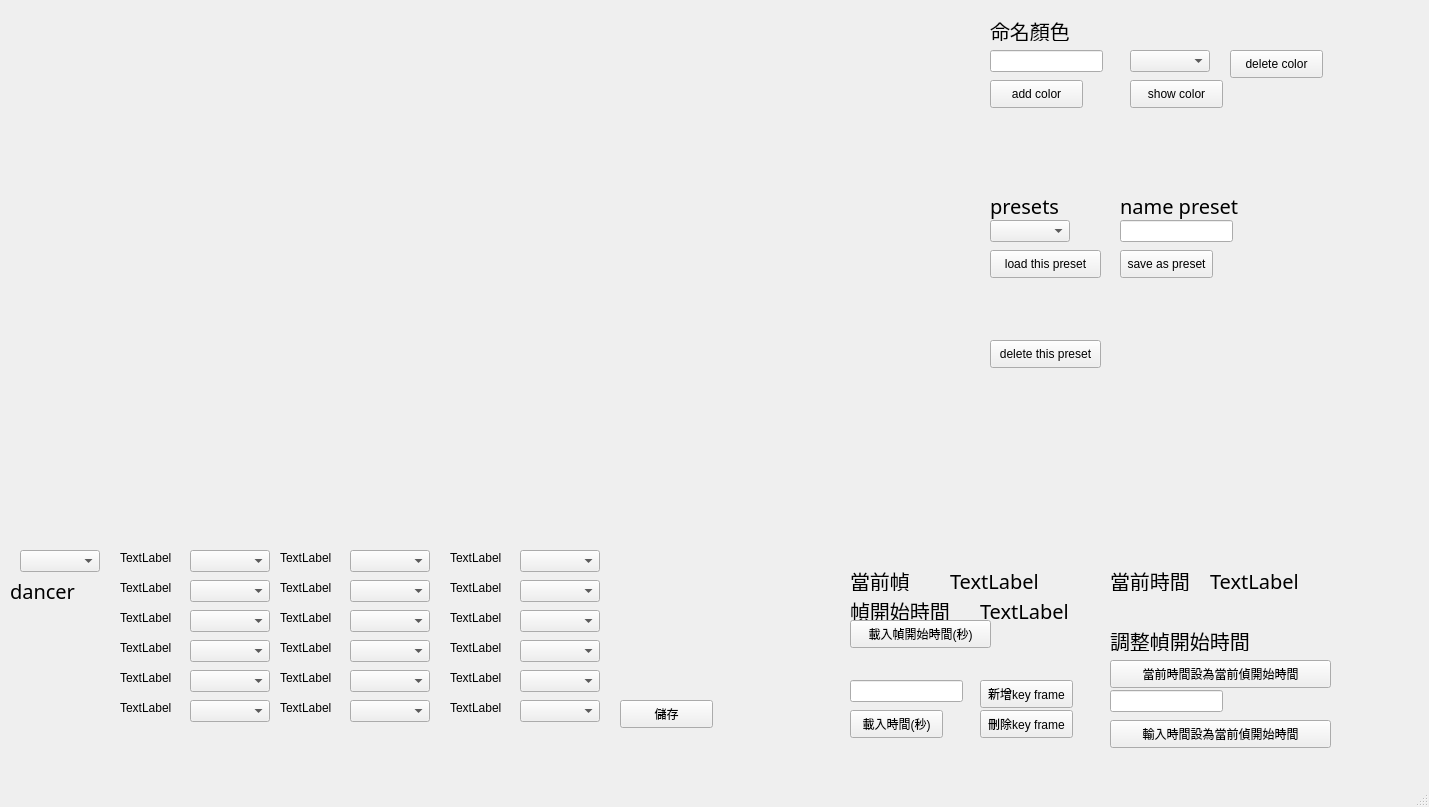
<?xml version="1.0" encoding="UTF-8"?>
<ui version="4.0">
 <class>MainWindow</class>
 <widget class="QMainWindow" name="MainWindow">
  <property name="geometry">
   <rect>
    <x>0</x>
    <y>0</y>
    <width>1429</width>
    <height>807</height>
   </rect>
  </property>
  <property name="windowTitle">
   <string>MainWindow</string>
  </property>
  <widget class="QWidget" name="centralwidget">
   <widget class="QComboBox" name="color0">
    <property name="geometry">
     <rect>
      <x>190</x>
      <y>550</y>
      <width>80</width>
      <height>22</height>
     </rect>
    </property>
   </widget>
   <widget class="QComboBox" name="color1">
    <property name="geometry">
     <rect>
      <x>190</x>
      <y>580</y>
      <width>80</width>
      <height>22</height>
     </rect>
    </property>
   </widget>
   <widget class="QLabel" name="part0">
    <property name="geometry">
     <rect>
      <x>120</x>
      <y>550</y>
      <width>58</width>
      <height>15</height>
     </rect>
    </property>
    <property name="text">
     <string>TextLabel</string>
    </property>
   </widget>
   <widget class="QLabel" name="part1">
    <property name="geometry">
     <rect>
      <x>120</x>
      <y>580</y>
      <width>58</width>
      <height>15</height>
     </rect>
    </property>
    <property name="text">
     <string>TextLabel</string>
    </property>
   </widget>
   <widget class="QComboBox" name="color3">
    <property name="geometry">
     <rect>
      <x>190</x>
      <y>640</y>
      <width>80</width>
      <height>22</height>
     </rect>
    </property>
   </widget>
   <widget class="QLabel" name="part2">
    <property name="geometry">
     <rect>
      <x>120</x>
      <y>610</y>
      <width>58</width>
      <height>15</height>
     </rect>
    </property>
    <property name="text">
     <string>TextLabel</string>
    </property>
   </widget>
   <widget class="QLabel" name="part3">
    <property name="geometry">
     <rect>
      <x>120</x>
      <y>640</y>
      <width>58</width>
      <height>15</height>
     </rect>
    </property>
    <property name="text">
     <string>TextLabel</string>
    </property>
   </widget>
   <widget class="QComboBox" name="color2">
    <property name="geometry">
     <rect>
      <x>190</x>
      <y>610</y>
      <width>80</width>
      <height>22</height>
     </rect>
    </property>
   </widget>
   <widget class="QComboBox" name="color5">
    <property name="geometry">
     <rect>
      <x>190</x>
      <y>700</y>
      <width>80</width>
      <height>22</height>
     </rect>
    </property>
   </widget>
   <widget class="QLabel" name="part4">
    <property name="geometry">
     <rect>
      <x>120</x>
      <y>670</y>
      <width>58</width>
      <height>15</height>
     </rect>
    </property>
    <property name="text">
     <string>TextLabel</string>
    </property>
   </widget>
   <widget class="QLabel" name="part5">
    <property name="geometry">
     <rect>
      <x>120</x>
      <y>700</y>
      <width>58</width>
      <height>15</height>
     </rect>
    </property>
    <property name="text">
     <string>TextLabel</string>
    </property>
   </widget>
   <widget class="QComboBox" name="color4">
    <property name="geometry">
     <rect>
      <x>190</x>
      <y>670</y>
      <width>80</width>
      <height>22</height>
     </rect>
    </property>
   </widget>
   <widget class="QComboBox" name="color11">
    <property name="geometry">
     <rect>
      <x>350</x>
      <y>700</y>
      <width>80</width>
      <height>22</height>
     </rect>
    </property>
   </widget>
   <widget class="QComboBox" name="color7">
    <property name="geometry">
     <rect>
      <x>350</x>
      <y>580</y>
      <width>80</width>
      <height>22</height>
     </rect>
    </property>
   </widget>
   <widget class="QComboBox" name="color8">
    <property name="geometry">
     <rect>
      <x>350</x>
      <y>610</y>
      <width>80</width>
      <height>22</height>
     </rect>
    </property>
   </widget>
   <widget class="QLabel" name="part11">
    <property name="geometry">
     <rect>
      <x>280</x>
      <y>700</y>
      <width>58</width>
      <height>15</height>
     </rect>
    </property>
    <property name="text">
     <string>TextLabel</string>
    </property>
   </widget>
   <widget class="QLabel" name="part6">
    <property name="geometry">
     <rect>
      <x>280</x>
      <y>550</y>
      <width>58</width>
      <height>15</height>
     </rect>
    </property>
    <property name="text">
     <string>TextLabel</string>
    </property>
   </widget>
   <widget class="QLabel" name="part10">
    <property name="geometry">
     <rect>
      <x>280</x>
      <y>670</y>
      <width>58</width>
      <height>15</height>
     </rect>
    </property>
    <property name="text">
     <string>TextLabel</string>
    </property>
   </widget>
   <widget class="QLabel" name="part8">
    <property name="geometry">
     <rect>
      <x>280</x>
      <y>610</y>
      <width>58</width>
      <height>15</height>
     </rect>
    </property>
    <property name="text">
     <string>TextLabel</string>
    </property>
   </widget>
   <widget class="QLabel" name="part9">
    <property name="geometry">
     <rect>
      <x>280</x>
      <y>640</y>
      <width>58</width>
      <height>15</height>
     </rect>
    </property>
    <property name="text">
     <string>TextLabel</string>
    </property>
   </widget>
   <widget class="QLabel" name="part7">
    <property name="geometry">
     <rect>
      <x>280</x>
      <y>580</y>
      <width>58</width>
      <height>15</height>
     </rect>
    </property>
    <property name="text">
     <string>TextLabel</string>
    </property>
   </widget>
   <widget class="QComboBox" name="color9">
    <property name="geometry">
     <rect>
      <x>350</x>
      <y>640</y>
      <width>80</width>
      <height>22</height>
     </rect>
    </property>
   </widget>
   <widget class="QComboBox" name="color10">
    <property name="geometry">
     <rect>
      <x>350</x>
      <y>670</y>
      <width>80</width>
      <height>22</height>
     </rect>
    </property>
   </widget>
   <widget class="QComboBox" name="color6">
    <property name="geometry">
     <rect>
      <x>350</x>
      <y>550</y>
      <width>80</width>
      <height>22</height>
     </rect>
    </property>
   </widget>
   <widget class="QPushButton" name="save">
    <property name="geometry">
     <rect>
      <x>620</x>
      <y>700</y>
      <width>93</width>
      <height>28</height>
     </rect>
    </property>
    <property name="text">
     <string>儲存</string>
    </property>
   </widget>
   <widget class="QPushButton" name="newframe">
    <property name="geometry">
     <rect>
      <x>980</x>
      <y>680</y>
      <width>93</width>
      <height>28</height>
     </rect>
    </property>
    <property name="text">
     <string>新增key frame</string>
    </property>
   </widget>
   <widget class="QPushButton" name="delframe">
    <property name="geometry">
     <rect>
      <x>980</x>
      <y>710</y>
      <width>93</width>
      <height>28</height>
     </rect>
    </property>
    <property name="text">
     <string>刪除key frame</string>
    </property>
   </widget>
   <widget class="QWidget" name="html" native="true">
    <property name="geometry">
     <rect>
      <x>20</x>
      <y>10</y>
      <width>961</width>
      <height>521</height>
     </rect>
    </property>
   </widget>
   <widget class="QLabel" name="nowtime">
    <property name="geometry">
     <rect>
      <x>1210</x>
      <y>570</y>
      <width>111</width>
      <height>21</height>
     </rect>
    </property>
    <property name="font">
     <font>
      <family>微軟正黑體</family>
      <pointsize>15</pointsize>
     </font>
    </property>
    <property name="text">
     <string>TextLabel</string>
    </property>
   </widget>
   <widget class="QLabel" name="nowframe">
    <property name="geometry">
     <rect>
      <x>950</x>
      <y>570</y>
      <width>121</width>
      <height>21</height>
     </rect>
    </property>
    <property name="font">
     <font>
      <family>微軟正黑體</family>
      <pointsize>15</pointsize>
     </font>
    </property>
    <property name="text">
     <string>TextLabel</string>
    </property>
   </widget>
   <widget class="QLabel" name="nowframetime">
    <property name="geometry">
     <rect>
      <x>980</x>
      <y>600</y>
      <width>121</width>
      <height>21</height>
     </rect>
    </property>
    <property name="font">
     <font>
      <family>微軟正黑體</family>
      <pointsize>15</pointsize>
     </font>
    </property>
    <property name="text">
     <string>TextLabel</string>
    </property>
   </widget>
   <widget class="QLabel" name="nowframetime_2">
    <property name="geometry">
     <rect>
      <x>1110</x>
      <y>570</y>
      <width>121</width>
      <height>21</height>
     </rect>
    </property>
    <property name="font">
     <font>
      <family>微軟正黑體</family>
      <pointsize>15</pointsize>
     </font>
    </property>
    <property name="text">
     <string>當前時間</string>
    </property>
   </widget>
   <widget class="QLabel" name="nowframetime_3">
    <property name="geometry">
     <rect>
      <x>850</x>
      <y>570</y>
      <width>121</width>
      <height>21</height>
     </rect>
    </property>
    <property name="font">
     <font>
      <family>微軟正黑體</family>
      <pointsize>15</pointsize>
     </font>
    </property>
    <property name="text">
     <string>當前幀</string>
    </property>
   </widget>
   <widget class="QLabel" name="nowframetime_4">
    <property name="geometry">
     <rect>
      <x>850</x>
      <y>600</y>
      <width>121</width>
      <height>21</height>
     </rect>
    </property>
    <property name="font">
     <font>
      <family>微軟正黑體</family>
      <pointsize>15</pointsize>
     </font>
    </property>
    <property name="text">
     <string>幀開始時間</string>
    </property>
   </widget>
   <widget class="QLineEdit" name="colorname">
    <property name="geometry">
     <rect>
      <x>990</x>
      <y>50</y>
      <width>113</width>
      <height>22</height>
     </rect>
    </property>
   </widget>
   <widget class="QComboBox" name="colors">
    <property name="geometry">
     <rect>
      <x>1130</x>
      <y>50</y>
      <width>80</width>
      <height>22</height>
     </rect>
    </property>
   </widget>
   <widget class="QPushButton" name="addcolor">
    <property name="geometry">
     <rect>
      <x>990</x>
      <y>80</y>
      <width>93</width>
      <height>28</height>
     </rect>
    </property>
    <property name="text">
     <string>add color</string>
    </property>
   </widget>
   <widget class="QPushButton" name="delcolor">
    <property name="geometry">
     <rect>
      <x>1230</x>
      <y>50</y>
      <width>93</width>
      <height>28</height>
     </rect>
    </property>
    <property name="text">
     <string>delete color</string>
    </property>
   </widget>
   <widget class="QPushButton" name="addcolor_2">
    <property name="geometry">
     <rect>
      <x>1130</x>
      <y>80</y>
      <width>93</width>
      <height>28</height>
     </rect>
    </property>
    <property name="text">
     <string>show color</string>
    </property>
   </widget>
   <widget class="QWidget" name="widget" native="true">
    <property name="geometry">
     <rect>
      <x>1230</x>
      <y>90</y>
      <width>81</width>
      <height>31</height>
     </rect>
    </property>
   </widget>
   <widget class="QComboBox" name="Dancers">
    <property name="geometry">
     <rect>
      <x>20</x>
      <y>550</y>
      <width>80</width>
      <height>22</height>
     </rect>
    </property>
   </widget>
   <widget class="QLabel" name="dancernow">
    <property name="geometry">
     <rect>
      <x>10</x>
      <y>580</y>
      <width>111</width>
      <height>21</height>
     </rect>
    </property>
    <property name="font">
     <font>
      <family>微軟正黑體</family>
      <pointsize>15</pointsize>
     </font>
    </property>
    <property name="text">
     <string>dancer</string>
    </property>
   </widget>
   <widget class="QLabel" name="text">
    <property name="geometry">
     <rect>
      <x>990</x>
      <y>20</y>
      <width>121</width>
      <height>21</height>
     </rect>
    </property>
    <property name="font">
     <font>
      <family>微軟正黑體</family>
      <pointsize>15</pointsize>
     </font>
    </property>
    <property name="text">
     <string>命名顏色</string>
    </property>
   </widget>
   <widget class="QLabel" name="nowframetime_5">
    <property name="geometry">
     <rect>
      <x>1120</x>
      <y>190</y>
      <width>151</width>
      <height>31</height>
     </rect>
    </property>
    <property name="font">
     <font>
      <family>微軟正黑體</family>
      <pointsize>15</pointsize>
     </font>
    </property>
    <property name="text">
     <string>name preset</string>
    </property>
   </widget>
   <widget class="QLineEdit" name="colorname_2">
    <property name="geometry">
     <rect>
      <x>1120</x>
      <y>220</y>
      <width>113</width>
      <height>22</height>
     </rect>
    </property>
   </widget>
   <widget class="QComboBox" name="presets">
    <property name="geometry">
     <rect>
      <x>990</x>
      <y>220</y>
      <width>80</width>
      <height>22</height>
     </rect>
    </property>
   </widget>
   <widget class="QPushButton" name="savepreset">
    <property name="geometry">
     <rect>
      <x>1120</x>
      <y>250</y>
      <width>93</width>
      <height>28</height>
     </rect>
    </property>
    <property name="text">
     <string>save as preset</string>
    </property>
   </widget>
   <widget class="QPushButton" name="save_3">
    <property name="geometry">
     <rect>
      <x>990</x>
      <y>340</y>
      <width>111</width>
      <height>28</height>
     </rect>
    </property>
    <property name="text">
     <string>delete this preset</string>
    </property>
   </widget>
   <widget class="QLabel" name="nowframetime_6">
    <property name="geometry">
     <rect>
      <x>990</x>
      <y>190</y>
      <width>151</width>
      <height>31</height>
     </rect>
    </property>
    <property name="font">
     <font>
      <family>微軟正黑體</family>
      <pointsize>15</pointsize>
     </font>
    </property>
    <property name="text">
     <string>presets</string>
    </property>
   </widget>
   <widget class="QPushButton" name="loadpreset">
    <property name="geometry">
     <rect>
      <x>990</x>
      <y>250</y>
      <width>111</width>
      <height>28</height>
     </rect>
    </property>
    <property name="text">
     <string>load this preset</string>
    </property>
   </widget>
   <widget class="QLineEdit" name="settime">
    <property name="geometry">
     <rect>
      <x>850</x>
      <y>680</y>
      <width>113</width>
      <height>22</height>
     </rect>
    </property>
   </widget>
   <widget class="QPushButton" name="settimebtn">
    <property name="geometry">
     <rect>
      <x>850</x>
      <y>710</y>
      <width>93</width>
      <height>28</height>
     </rect>
    </property>
    <property name="text">
     <string>載入時間(秒)</string>
    </property>
   </widget>
   <widget class="QLabel" name="part12">
    <property name="geometry">
     <rect>
      <x>450</x>
      <y>550</y>
      <width>58</width>
      <height>15</height>
     </rect>
    </property>
    <property name="text">
     <string>TextLabel</string>
    </property>
   </widget>
   <widget class="QLabel" name="part17">
    <property name="geometry">
     <rect>
      <x>450</x>
      <y>700</y>
      <width>58</width>
      <height>15</height>
     </rect>
    </property>
    <property name="text">
     <string>TextLabel</string>
    </property>
   </widget>
   <widget class="QComboBox" name="color17">
    <property name="geometry">
     <rect>
      <x>520</x>
      <y>700</y>
      <width>80</width>
      <height>22</height>
     </rect>
    </property>
   </widget>
   <widget class="QComboBox" name="color15">
    <property name="geometry">
     <rect>
      <x>520</x>
      <y>640</y>
      <width>80</width>
      <height>22</height>
     </rect>
    </property>
   </widget>
   <widget class="QLabel" name="part15">
    <property name="geometry">
     <rect>
      <x>450</x>
      <y>640</y>
      <width>58</width>
      <height>15</height>
     </rect>
    </property>
    <property name="text">
     <string>TextLabel</string>
    </property>
   </widget>
   <widget class="QComboBox" name="color13">
    <property name="geometry">
     <rect>
      <x>520</x>
      <y>580</y>
      <width>80</width>
      <height>22</height>
     </rect>
    </property>
   </widget>
   <widget class="QLabel" name="part14">
    <property name="geometry">
     <rect>
      <x>450</x>
      <y>610</y>
      <width>58</width>
      <height>15</height>
     </rect>
    </property>
    <property name="text">
     <string>TextLabel</string>
    </property>
   </widget>
   <widget class="QLabel" name="part16">
    <property name="geometry">
     <rect>
      <x>450</x>
      <y>670</y>
      <width>58</width>
      <height>15</height>
     </rect>
    </property>
    <property name="text">
     <string>TextLabel</string>
    </property>
   </widget>
   <widget class="QComboBox" name="color14">
    <property name="geometry">
     <rect>
      <x>520</x>
      <y>610</y>
      <width>80</width>
      <height>22</height>
     </rect>
    </property>
   </widget>
   <widget class="QComboBox" name="color16">
    <property name="geometry">
     <rect>
      <x>520</x>
      <y>670</y>
      <width>80</width>
      <height>22</height>
     </rect>
    </property>
   </widget>
   <widget class="QLabel" name="part13">
    <property name="geometry">
     <rect>
      <x>450</x>
      <y>580</y>
      <width>58</width>
      <height>15</height>
     </rect>
    </property>
    <property name="text">
     <string>TextLabel</string>
    </property>
   </widget>
   <widget class="QComboBox" name="color12">
    <property name="geometry">
     <rect>
      <x>520</x>
      <y>550</y>
      <width>80</width>
      <height>22</height>
     </rect>
    </property>
   </widget>
   <widget class="QPushButton" name="loadframestarttime">
    <property name="geometry">
     <rect>
      <x>850</x>
      <y>620</y>
      <width>141</width>
      <height>28</height>
     </rect>
    </property>
    <property name="text">
     <string>載入幀開始時間(秒)</string>
    </property>
   </widget>
   <widget class="QLineEdit" name="frameadjust">
    <property name="geometry">
     <rect>
      <x>1110</x>
      <y>690</y>
      <width>113</width>
      <height>22</height>
     </rect>
    </property>
   </widget>
   <widget class="QLabel" name="nowframetime_7">
    <property name="geometry">
     <rect>
      <x>1110</x>
      <y>630</y>
      <width>211</width>
      <height>21</height>
     </rect>
    </property>
    <property name="font">
     <font>
      <family>微軟正黑體</family>
      <pointsize>15</pointsize>
     </font>
    </property>
    <property name="text">
     <string>調整幀開始時間</string>
    </property>
   </widget>
   <widget class="QPushButton" name="frameadjustbynowtime">
    <property name="geometry">
     <rect>
      <x>1110</x>
      <y>660</y>
      <width>221</width>
      <height>28</height>
     </rect>
    </property>
    <property name="text">
     <string>當前時間設為當前偵開始時間</string>
    </property>
   </widget>
   <widget class="QPushButton" name="frameadjustbyinput">
    <property name="geometry">
     <rect>
      <x>1110</x>
      <y>720</y>
      <width>221</width>
      <height>28</height>
     </rect>
    </property>
    <property name="text">
     <string>輸入時間設為當前偵開始時間</string>
    </property>
   </widget>
  </widget>
  <widget class="QMenuBar" name="menubar">
   <property name="geometry">
    <rect>
     <x>0</x>
     <y>0</y>
     <width>1429</width>
     <height>25</height>
    </rect>
   </property>
  </widget>
  <widget class="QStatusBar" name="statusbar"/>
 </widget>
 <resources/>
 <connections/>
</ui>
